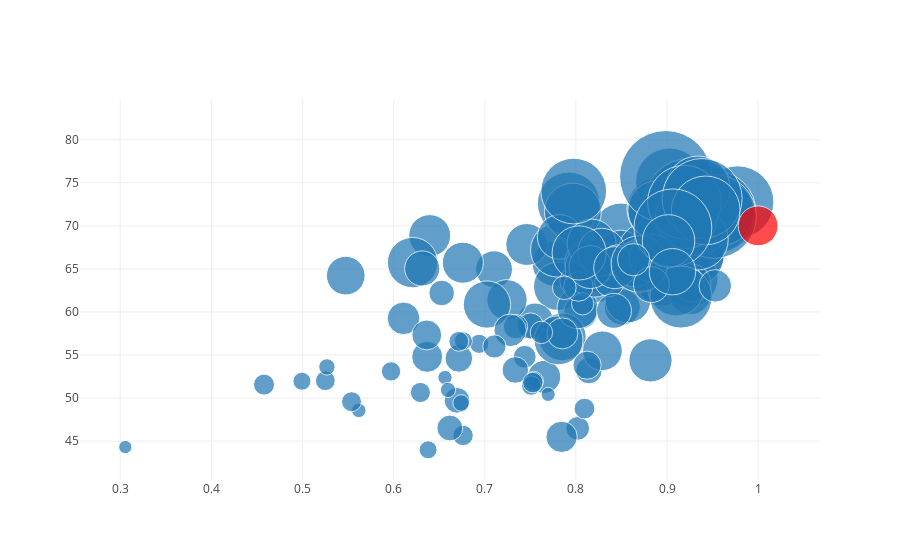

Here is the notebook cell this chart was saved with:
### Markdown cell above
## Create your own Country! 
### 1. Predict the Happiness Category of your Country
### 2. Predict the most similar Country as yours

### Code cell
print()

name = input("Enter your Country Name: ")

print("--------------------------------")

print("Let us analyse the feasabiliy [Happiness Category/Score] of", name, "by entering some important features: ")

print()
print("--------------------------------")
print()

print("Reference: Average GDP Per Capita of all Countries: USD 17000, Singapore's GDP Per Capita: USD 81000")
while True:
    try:
        gdp = float(input("Enter the Average GDP Per Capita for your Country (in USD): "))
        break
    except ValueError:
        print("Please enter a valid input.")
        print()

print()
print("--------------------------------")
print()

while True:
    try:
        life_expectancy = float(input("Enter the Average Life Expectancy of your Citizens: (Age) "))
        break
    except ValueError:
        print("Please enter a valid input.")
        print()

print()
print("--------------------------------")
print()

print("Reference Question: Social Support - If you were in trouble, do you have relatives or friends you can count on to help you whenever you need them, or not?")

while True:
    try:
        social_support=float(input("Enter the Social Support Index (Choose between 0 and 1, 0 - Lowest : 1 - Highest): "))
        break
    except ValueError:
        print("Please enter a valid input.")
        print()

print()
print("--------------------------------")
print()

print("Reference Question: Generosity - Have you donated money to a charity in the past month?")

while True:
    try:
        generosity =float(input("How generous are people in your Country? (Choose between 0 and 1, 0 - Lowest : 1 - Highest): "))
        break
    except ValueError:
        print("Please enter a valid input.")
        print()

print()
print("--------------------------------")
print()

# Create a new dataframe for user input data
new_country = {"GDP_PER_PERSON": [gdp] ,"HEALTHY_LIFE_EXPECTANCY": [life_expectancy] ,"SOCIAL_SUPPORT": [social_support] \
              ,"GENEROSITY": [generosity]}
new_country = pd.DataFrame(new_country)

# Predict happiness category using user input data
y_prob = forest.predict_proba(new_country)

# Extract different probabilites into variables
y_prob1 = pd.DataFrame(list(y_prob[:,0])[0],columns=["Probability Happy"],index=new_country.index)
y_prob2 = pd.DataFrame(list(y_prob[:,1])[0],columns=["Probability Normal"],index=new_country.index)
y_prob3 = pd.DataFrame(list(y_prob[:,2])[0],columns=["Probability Unhappy"],index=new_country.index)


# Create a dataframe with predicted probabilities
data_comb = pd.concat([new_country, y_prob1, y_prob2, y_prob3], axis=1)

# Extract the probabilities
happy = list(y_prob[:,0])[0]
normal = list(y_prob[:,1])[0]
unhappy = list(y_prob[:,2])[0]

print()


def find_nearest_country(gdp, hle, scl):
    def calculate_distance(x, gdp, hle, scl):
        gdp_dif = np.log((x["LOG_OF_GDP_PER_PERSON"] - gdp)**2)
        hle_dif = np.log((x["HEALTHY_LIFE_EXPECTANCY"] - hle)**2)
        scl_dif = np.log((x["SOCIAL_SUPPORT"] - scl)**2)
        return gdp_dif + hle_dif + scl_dif
    
    # Extract necessary data to work with graphs and training model
    data1 = data[["COUNTRY", "LOG_OF_GDP_PER_PERSON", "HEALTHY_LIFE_EXPECTANCY","SOCIAL_SUPPORT"]]
    data1['distances'] = data1.apply(lambda x: calculate_distance(x, gdp, hle, scl), axis=1)
    index = data1['distances'].values.argmin()
    found = data1.iloc[index, :]
    min_distance = data1['distances'].min()
    
    
    # plot the graph to see how it is different to our data
    # whole data
    text1 = data[['COUNTRY','GDP_PER_PERSON']].apply(lambda x: "{}, {:.3f}".format(x[0], x[1]), axis=1)
    trace0 = go.Scatter(
        x = data1['SOCIAL_SUPPORT'],
        y = data1['HEALTHY_LIFE_EXPECTANCY'],
        text = text1,
        mode='markers',
        marker=dict(
            size = data['GDP_PER_PERSON'].apply(lambda x: x**0.4)
        ),
        showlegend=False
    )
    # Your country
    trace1 = go.Scatter(
        x = [scl],
        y = [hle],
        text = "Your country",
        mode = 'markers',
        marker = dict (
            size = [gdp**0.4],
            color='rgb(255,0,0)'
        ),
        showlegend=False
    )
    graph = [trace0, trace1]
    py.iplot(graph, filename='abc')
    
    return found, min_distance

def program():
  #  gdp = -999       # GDP_PER_PERSON
    hle = life_expectancy       # HEALTHY_LIFE_EXPECTANCY
    scl = social_support       # SOCIAL_SUPPORT
    choice = 0

    # Find country on the plot
    found_data, min_distance = find_nearest_country(gdp, hle, scl)
    if min_distance >= 30:
        print(min_distance)
        print("Your inputs seem a little bit strange. You may want to change them.")
    else:
        print()
        print("--------------------------------")
        print()
        print("{} is the country that has the most similar features to yours".format(found_data[0]))
        print()
        print("--------------------------------")
        print()


# Select the highest probability
if (normal > happy and normal > unhappy):
    print("Your Country can be better! We can say that the citizens of", name, \
          "will be LIKELY HAPPY / NORMAL with a probability of", round(normal*100, 2), "%")
elif (happy > normal and happy > unhappy):
    print("Congrats! We can say that the citizens of", name, "will be HAPPY with a probability of", round(happy*100, 2), "%")
else:
    print("Oh No! We can say that the citizens of", name, "will be UNHAPPY with a probability of", round(unhappy*100, 2), "%")
    
print()
print("--------------------------------")
print()

program()

### Figure 1 — Plotly figure (JSON) as saved in the notebook; plotly's stock layout.template omitted (floating-point values rounded to 4 significant figures; data arrays with more than 128 entries replaced by an {"elided": "..."} marker saying what was removed)
{"data": [{"marker": {"size": {"elided": "142 float values"}}, "mode": "markers", "showlegend": false, "text": {"elided": "142 str values"}, "type": "scatter", "uid": "533df1e7-0bf4-422d-a12a-921db9648250", "x": {"elided": "142 float values"}, "y": {"elided": "142 float values"}}, {"marker": {"color": "rgb(255,0,0)", "size": [39.81]}, "mode": "markers", "showlegend": false, "text": "Your country", "type": "scatter", "uid": "4758d826-415c-4c8d-a160-b6a9a132db84", "x": [1], "y": [70]}], "layout": {}}
